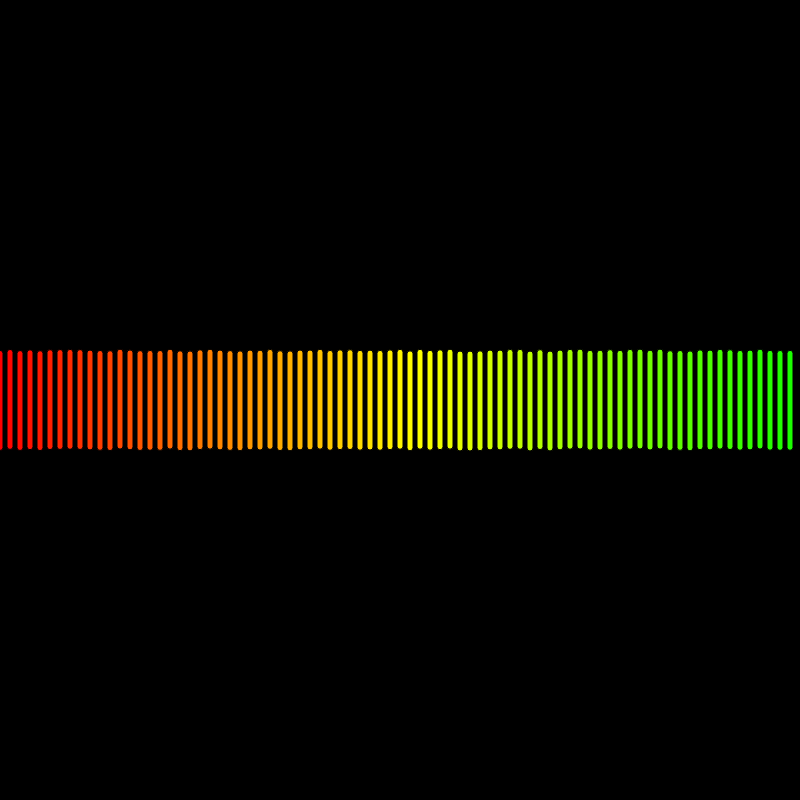
Frame 1 (no input)
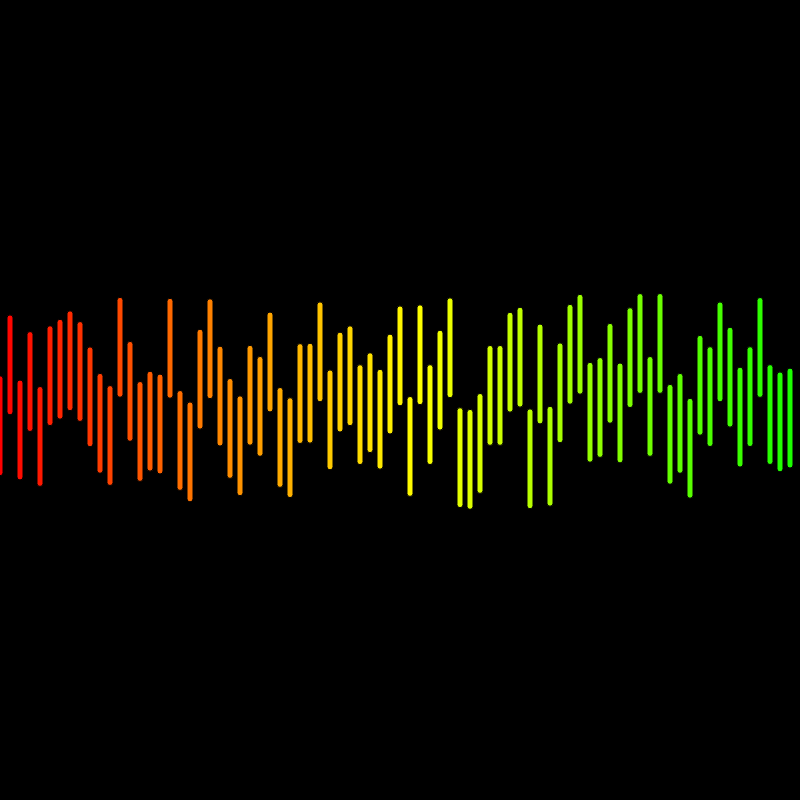
Frame 60 (no input)
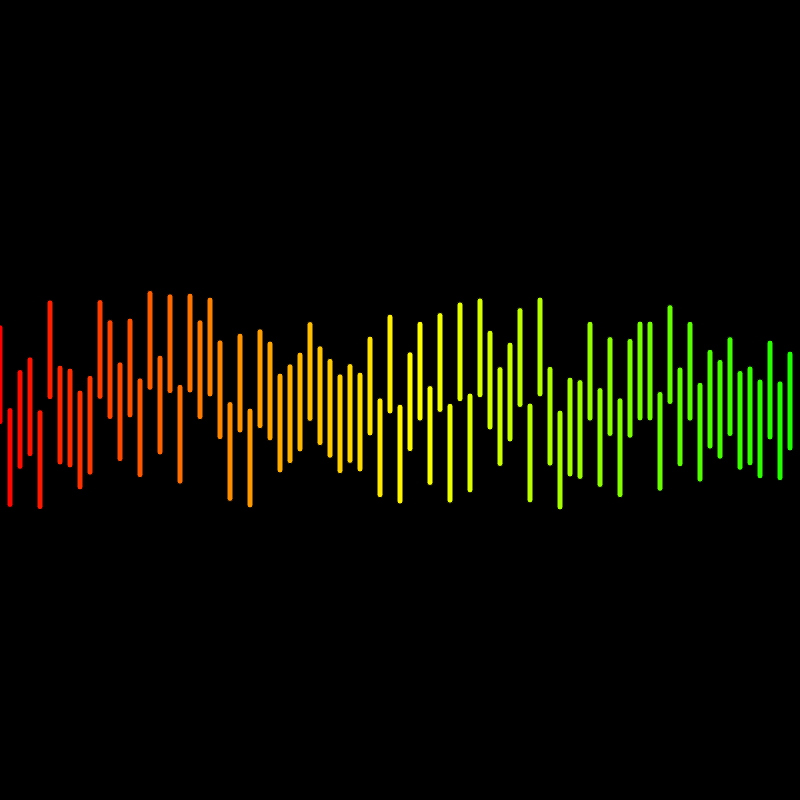
Frame 120 (the mouse pressed at the canvas centre since frame 60)

The p5.js sketch that drew these frames (run headless with seeded random() and noise() and a simulated clock; from frame 60 on, the mouse is pressed at the canvas centre):

// p5.js sketch
// ── sketch.js
let anchoCanvas = 800;
let altoBarra = 100;
let anchoBarra = 6;
let espacio = 4;
let nElementos = anchoCanvas / (anchoBarra+espacio);
let velocidades = [];
let posicionesY = [];
let colores = [];

function setup() {
  createCanvas(anchoCanvas, anchoCanvas);
  colorMode(HSB, 250, 100, 100);
  rectMode(CENTER);

  for (let i=0; i<nElementos; i++) {
    velocidades[i] = random (-1, 1);
    posicionesY[i] = height/2;
    //valores[i] = random(height);
    colores[i] = color(i, 100, 100);
  }
}

function draw() {
  background(0);
  for (let i=0; i<velocidades.length; i++) {
    if (posicionesY[i]>height - (altoBarra/2) || posicionesY[i]<altoBarra/2) {
      velocidades[i] *=  -1 ;
    }

    fill(colores[i]);
    posicionesY[i] += velocidades[i];
    rect((anchoBarra+espacio)*i, posicionesY[i], anchoBarra, altoBarra, 10);
  }
}

function mousePressed() {
  setup();
}
